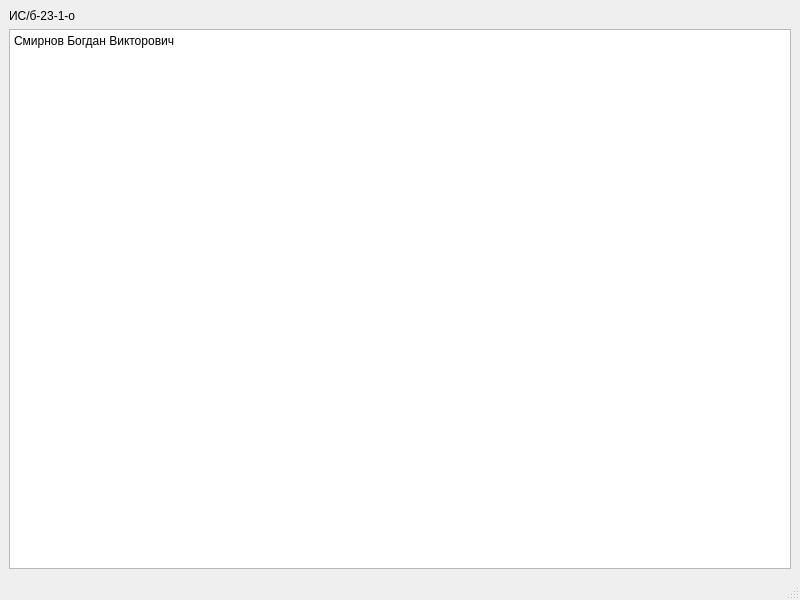
<?xml version="1.0" encoding="UTF-8"?>
<ui version="4.0">
 <class>MainWindow</class>
 <widget class="QMainWindow" name="MainWindow">
  <property name="geometry">
   <rect>
    <x>0</x>
    <y>0</y>
    <width>800</width>
    <height>600</height>
   </rect>
  </property>
  <property name="windowTitle">
   <string>MainWindow</string>
  </property>
  <widget class="QWidget" name="centralwidget">
   <layout class="QVBoxLayout" name="verticalLayout">
    <item>
     <widget class="QLabel" name="label">
      <property name="text">
       <string>ИС/б-23-1-о</string>
      </property>
     </widget>
    </item>
    <item>
     <widget class="QPlainTextEdit" name="plainTextEdit">
      <property name="plainText">
       <string>Смирнов Богдан Викторович</string>
      </property>
      <property name="placeholderText">
       <string>ФИО</string>
      </property>
     </widget>
    </item>
   </layout>
  </widget>
  <widget class="QMenuBar" name="menubar">
   <property name="geometry">
    <rect>
     <x>0</x>
     <y>0</y>
     <width>800</width>
     <height>25</height>
    </rect>
   </property>
  </widget>
  <widget class="QStatusBar" name="statusbar"/>
 </widget>
 <resources/>
 <connections/>
</ui>
